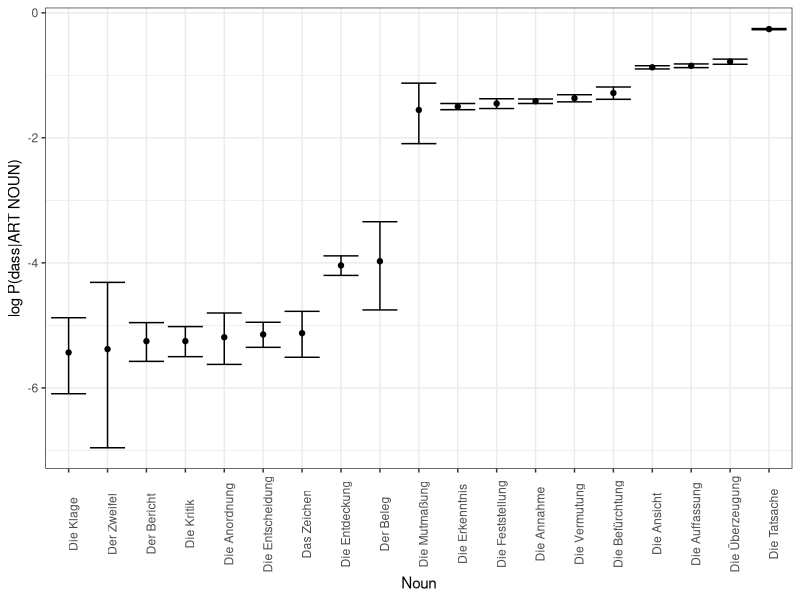

This figure's R source:
nouns = read.csv("nouns_german.tsv", sep="\t")

library(ggplot2)
library(tidyr)
library(dplyr)


CILower = c()
CIUpper = c()

for(i in 1:nrow(nouns)) {
   joint = round((nouns$Joint[[i]]))
   unigram = round((nouns$Unigram[[i]]))
   CILower = c(CILower, log(binom.test(joint, unigram)$conf.int[[1]]))
   CIUpper = c(CIUpper, log(binom.test(joint, unigram)$conf.int[[2]]))

}

nouns$CILower = CILower
nouns$CIUpper = CIUpper

nouns$Conditional = log(nouns$Joint/nouns$Unigram)
nouns$Noun = factor(nouns$Noun, levels=nouns$Noun[order(nouns$Conditional)])

plot = ggplot(nouns, aes(y=Conditional, x=Noun)) + geom_point() + geom_errorbar(aes(ymax=CIUpper, ymin=CILower)) + theme_bw() + theme(axis.text.x=element_text(angle = 90)) + ylab("log P(dass|ART NOUN)")
ggsave(plot, file="../figures/nouns_german.pdf", width=5, height=4)
